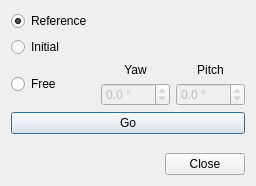
<?xml version="1.0" encoding="UTF-8"?>
<ui version="4.0">
 <class>gotoDialog</class>
 <widget class="QDialog" name="gotoDialog">
  <property name="geometry">
   <rect>
    <x>0</x>
    <y>0</y>
    <width>256</width>
    <height>186</height>
   </rect>
  </property>
  <property name="windowTitle">
   <string>Goto</string>
  </property>
  <property name="windowIcon">
   <iconset resource="../icons.qrc">
    <normaloff>:/icons/papywizard.png</normaloff>:/icons/papywizard.png</iconset>
  </property>
  <property name="modal">
   <bool>true</bool>
  </property>
  <layout class="QVBoxLayout" name="verticalLayout">
   <item>
    <widget class="QRadioButton" name="referenceRadioButton">
     <property name="text">
      <string>Reference</string>
     </property>
     <property name="checked">
      <bool>true</bool>
     </property>
    </widget>
   </item>
   <item>
    <widget class="QRadioButton" name="initialRadioButton">
     <property name="text">
      <string>Initial</string>
     </property>
    </widget>
   </item>
   <item>
    <layout class="QHBoxLayout" name="horizontalLayout">
     <item>
      <widget class="QRadioButton" name="freeRadioButton">
       <property name="text">
        <string>Free</string>
       </property>
      </widget>
     </item>
     <item>
      <layout class="QGridLayout" name="gridLayout">
       <item row="0" column="1">
        <widget class="QLabel" name="label_3">
         <property name="text">
          <string>Pitch</string>
         </property>
         <property name="alignment">
          <set>Qt::AlignCenter</set>
         </property>
        </widget>
       </item>
       <item row="1" column="1">
        <widget class="QDoubleSpinBox" name="pitchFovDoubleSpinBox">
         <property name="enabled">
          <bool>false</bool>
         </property>
         <property name="suffix">
          <string> °</string>
         </property>
         <property name="decimals">
          <number>1</number>
         </property>
         <property name="minimum">
          <double>-180.000000000000000</double>
         </property>
         <property name="maximum">
          <double>180.000000000000000</double>
         </property>
         <property name="singleStep">
          <double>0.100000000000000</double>
         </property>
        </widget>
       </item>
       <item row="0" column="0">
        <widget class="QLabel" name="label">
         <property name="text">
          <string>Yaw</string>
         </property>
         <property name="alignment">
          <set>Qt::AlignCenter</set>
         </property>
        </widget>
       </item>
       <item row="1" column="0">
        <widget class="QDoubleSpinBox" name="yawFovDoubleSpinBox">
         <property name="enabled">
          <bool>false</bool>
         </property>
         <property name="suffix">
          <string> °</string>
         </property>
         <property name="decimals">
          <number>1</number>
         </property>
         <property name="minimum">
          <double>-360.000000000000000</double>
         </property>
         <property name="maximum">
          <double>360.000000000000000</double>
         </property>
         <property name="singleStep">
          <double>0.100000000000000</double>
         </property>
        </widget>
       </item>
      </layout>
     </item>
    </layout>
   </item>
   <item>
    <widget class="QPushButton" name="goPushButton">
     <property name="text">
      <string>Go</string>
     </property>
     <property name="icon">
      <iconset resource="../icons.qrc">
       <normaloff>:/icons/goto.png</normaloff>:/icons/goto.png</iconset>
     </property>
    </widget>
   </item>
   <item>
    <spacer name="verticalSpacer">
     <property name="orientation">
      <enum>Qt::Vertical</enum>
     </property>
     <property name="sizeHint" stdset="0">
      <size>
       <width>20</width>
       <height>40</height>
      </size>
     </property>
    </spacer>
   </item>
   <item>
    <widget class="QDialogButtonBox" name="buttonBox">
     <property name="orientation">
      <enum>Qt::Horizontal</enum>
     </property>
     <property name="standardButtons">
      <set>QDialogButtonBox::Close</set>
     </property>
     <property name="centerButtons">
      <bool>false</bool>
     </property>
    </widget>
   </item>
  </layout>
 </widget>
 <tabstops>
  <tabstop>referenceRadioButton</tabstop>
  <tabstop>initialRadioButton</tabstop>
  <tabstop>freeRadioButton</tabstop>
  <tabstop>yawFovDoubleSpinBox</tabstop>
  <tabstop>pitchFovDoubleSpinBox</tabstop>
  <tabstop>goPushButton</tabstop>
  <tabstop>buttonBox</tabstop>
 </tabstops>
 <resources>
  <include location="../icons.qrc"/>
 </resources>
 <connections>
  <connection>
   <sender>buttonBox</sender>
   <signal>accepted()</signal>
   <receiver>gotoDialog</receiver>
   <slot>accept()</slot>
   <hints>
    <hint type="sourcelabel">
     <x>248</x>
     <y>254</y>
    </hint>
    <hint type="destinationlabel">
     <x>157</x>
     <y>274</y>
    </hint>
   </hints>
  </connection>
  <connection>
   <sender>buttonBox</sender>
   <signal>rejected()</signal>
   <receiver>gotoDialog</receiver>
   <slot>reject()</slot>
   <hints>
    <hint type="sourcelabel">
     <x>316</x>
     <y>260</y>
    </hint>
    <hint type="destinationlabel">
     <x>286</x>
     <y>274</y>
    </hint>
   </hints>
  </connection>
 </connections>
</ui>
